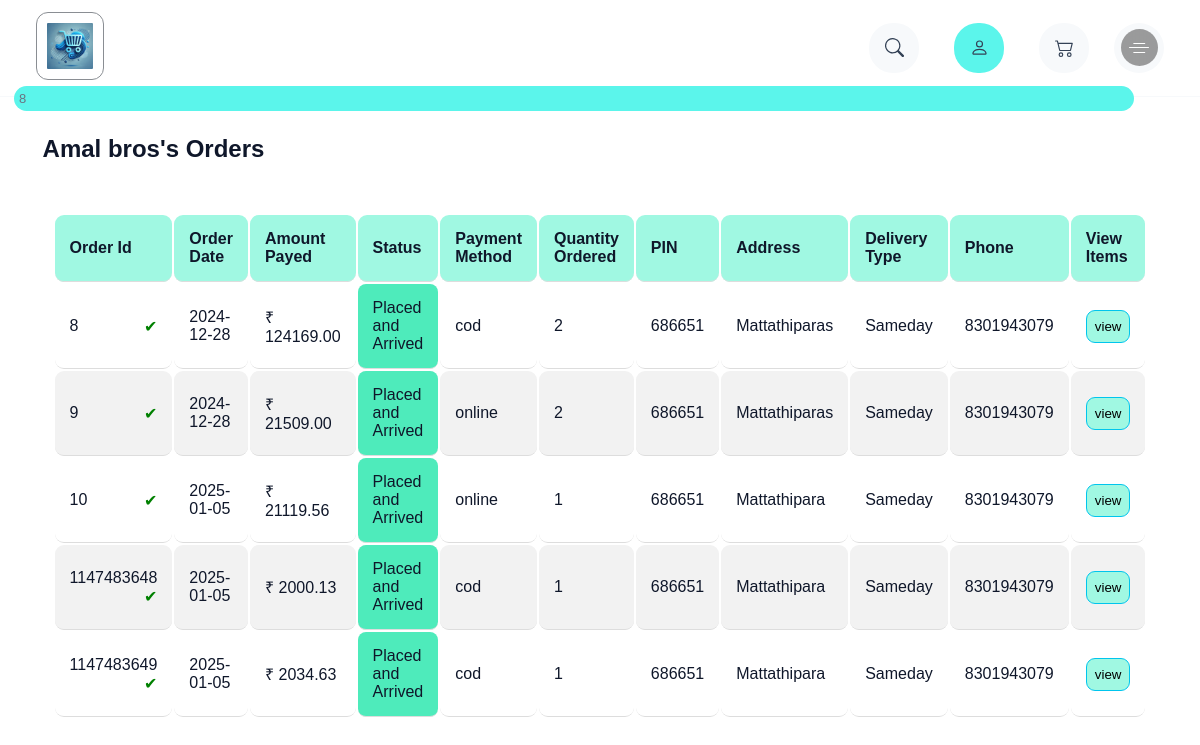
/my-orders.php (signed in), run on the app's committed database.
### tables this page shows
CREATE TABLE `shopping_orders` (
  `order_id` int(15) NOT NULL,
  `user_id` int(11) UNSIGNED NOT NULL,
  `order_date` date NOT NULL,
  `total_amount` decimal(10,2) NOT NULL,
  `status` varchar(20) NOT NULL,
  `payment_method` varchar(20) NOT NULL,
  `total_quantity` int(11) NOT NULL,
  `address` varchar(40) NOT NULL,
  `pincode` int(11) NOT NULL,
  `delivery_type` varchar(20) NOT NULL,
  `mobile` bigint(20) NOT NULL
);

### my-orders.php (the view, shortened to what this page needs)
<?php
include('./utils/connect.php');
$user = $_SESSION['user_id'];
?>
<!DOCTYPE html>
<html lang="en">
<head>
	<link rel="stylesheet" href="./utils/colors.css">
	<link rel="stylesheet" href="./styles/my-oders.css">
	<link rel="stylesheet" href="./styles/home.css">
</head>
<?php
$select_query = "select * from shopping_orders where user_id = $user";
$select_results = mysqli_query($conn, $select_query);
?>
<body>
	<?php include("./navbar.php") ?>
	<div class="container">
		<div class="content">
			<?php
			if (mysqli_num_rows($select_results) > 0) {
			?>
				<div class="title">
					<h2><?php echo $_SESSION['user_name'] ?>'s Orders</h2>
				</div>
				<div class="table">
					<table>
						<thead>
							<tr>
								<th>Order Id</th>
								<th>Order Date</th>
								<th>Amount Payed</th>
								<th>Status</th>
								<th>Payment Method</th>
								<th>Quantity Ordered</th>
								<th>PIN</th>
								<th>Address</th>
								<th>Delivery Type</th>
								<th>Phone</th>
								<th >View Items</th>
							</tr>
						</thead>
						<?php
						$arrival_time = 0;
						while ($select_row = mysqli_fetch_assoc($select_results)) {
							if ($select_row['delivery_type'] == "Normal") {
								$arrival_time = 7;
							} elseif ($select_row['delivery_type'] == "Express") {
								$arrival_time = 5;
							} elseif ($select_row['delivery_type'] == "Sameday") {
								$arrival_time = 2;
							} else {
							}
							$date = new DateTime($select_row['order_date']);
							$date->modify('+' . $arrival_time . ' days');
							$today_date = new DateTime(date('Y-m-d'));
							echo "<tr><td>" . $select_row['order_id'];
							if ($date > $today_date) {
								echo "<span style='color:red' class='tick'>&#10006;</span>";
							} else {
								echo "<span style='color:green' class='tick'>&#10004;</span>";
							}
							echo "</td>";
							echo "<td>" . $select_row['order_date'] . "</td>";
							echo "<td>₹ " . $select_row['total_amount'] . "</td>";
							if ($date > $today_date) {
								echo "<td style='background:var(--accent-color);border-radius:8px'>Order Placed</td>";
							} elseif ($date < $today_date) {
								echo "<td style='background:#4eebbb;border-radius:8px'>Placed and Arrived</td>";
							} else {
								echo "<td style='background:#7df493;border-radius:8px'>Arriving Today</td>";
							}
							echo "<td>" . $select_row['payment_method'] . "</td>";
							echo "<td>" . $select_row['total_quantity'] . "</td>";
							echo "<td>" . $select_row['pincode'] . "</td>";
							echo "<td>" . $select_row['address'] . "</td>";
							echo "<td>" . $select_row['delivery_type'] . "</td>";
							echo "<td>" . $select_row['mobile'] . "</td>";
						?>
							<td><button class="view-btn" onclick="location.href='order-items.php?id=<?php echo $select_row['order_id'] ?>'">view</button></td>
						<?php
						}
						?>
					</table>
				</div>
			<?php } else {
				echo "<h2>Looks like you have not purchased anything yet</h2><br><a href='home.php#feature'>Buy Items</a>";
			}
			?>
		</div>
	</div>
</body>
</html>

### utils/colors.css (style rules this page uses)
:root { --bg-color: #ffff; --text-color: #0f172a; --main-color: #6b7280; --other-color: #334155; --big-font: 4.3rem; --p-font: 1rem; --h2-font: 2.2rem; --theme-color:#5bf5eb; --accent-color:#c6fff1; --low-theme:#85f0e9; --high-theme:#00eddd; --low-accent:#e0fff7; --high-accent:#a0f8e2; --highest:#00c5ed; --dark:#51ceaf; --v-dark:#309179; --point-color: #1dfff0; }

### styles/my-oders.css (style rules this page uses)
html { scroll-behavior: smooth; }
.container { display: flex; align-items: center; justify-content: center; padding: 20px; margin: 10px; margin-top: 90px; }
.content { padding: 15px; margin: 10px; }
.title { margin-bottom: 40px; }
.table { padding: 10px; overflow-x: auto; }
tr { transition: .45s ease all; }
th,td { padding: 15px; text-align: left; border-bottom: 1px solid #ddd; border-radius: 9px; }
tr:nth-child(even) { background-color: #f2f2f2; }
.view-btn { border: 1px solid var(--highest); padding: 8px; background-color: var(--high-accent); border-radius: 9px; transition: .45s ease all; }
.tick { float: right; color: black; }

### styles/home.css (style rules this page uses)
html { scroll-behavior: smooth; }
body { color: var(--text-color); background: var(--bg-color); }
span { color: var(--main-color); }
@media (max-width:1515px) { :root { --big-font: 3.3rem; --h2-font: 2rem; } }
@media (max-width:1700px) { :root { --big-font: 3rem; --h2-font: 1.8rem; } }

### data on the page
shopping_orders: order_id "8", order_date "2024-12-28", total_amount "124169.00", shows "Placed and Arrived", payment_method "cod", total_quantity "2", pincode "686651", address "Mattathiparas", delivery_type "Sameday", mobile "8301943079"
shopping_orders: order_id "9", order_date "2024-12-28", total_amount "21509.00", shows "Placed and Arrived", payment_method "online", total_quantity "2", pincode "686651", address "Mattathiparas", delivery_type "Sameday", mobile "8301943079"
shopping_orders: order_id "10", order_date "2025-01-05", total_amount "21119.56", shows "Placed and Arrived", payment_method "online", total_quantity "1", pincode "686651", address "Mattathipara", delivery_type "Sameday", mobile "8301943079"
shopping_orders: order_id "1147483648", order_date "2025-01-05", total_amount "2000.13", shows "Placed and Arrived", payment_method "cod", total_quantity "1", pincode "686651", address "Mattathipara", delivery_type "Sameday", mobile "8301943079"
shopping_orders: order_id "1147483649", order_date "2025-01-05", total_amount "2034.63", shows "Placed and Arrived", payment_method "cod", total_quantity "1", pincode "686651", address "Mattathipara", delivery_type "Sameday", mobile "8301943079"

### other printed values
$row['sum'] "8"
$_SESSION['user_name'] "Amal bros"
